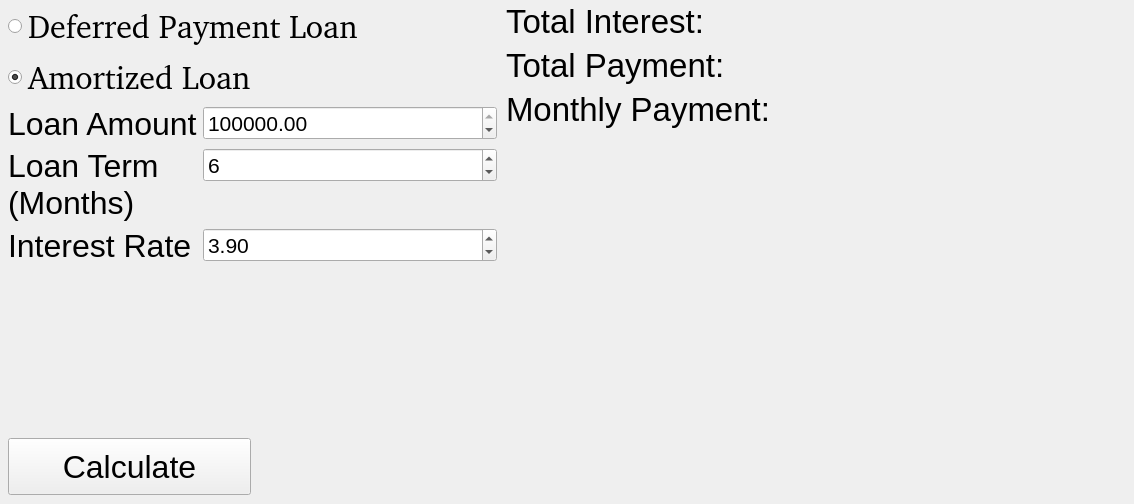
    <widget class="QWidget" name="tab_2">
     <attribute name="title">
      <string>Credit Calculator</string>
     </attribute>
     <widget class="QWidget" name="formLayoutWidget_2">
      <property name="geometry">
       <rect>
        <x>506</x>
        <y>2</y>
        <width>619</width>
        <height>231</height>
       </rect>
      </property>
      <layout class="QFormLayout" name="formLayout_2">
       <item row="0" column="0">
        <widget class="QLabel" name="label_5">
         <property name="font">
          <font>
           <pointsize>25</pointsize>
          </font>
         </property>
         <property name="text">
          <string>Total Interest:</string>
         </property>
        </widget>
       </item>
       <item row="0" column="1">
        <widget class="QLabel" name="loan_interest_label">
         <property name="font">
          <font>
           <pointsize>25</pointsize>
          </font>
         </property>
         <property name="text">
          <string/>
         </property>
         <property name="textFormat">
          <enum>Qt::PlainText</enum>
         </property>
        </widget>
       </item>
       <item row="1" column="0">
        <widget class="QLabel" name="label_6">
         <property name="font">
          <font>
           <pointsize>25</pointsize>
          </font>
         </property>
         <property name="text">
          <string>Total Payment:</string>
         </property>
        </widget>
       </item>
       <item row="1" column="1">
        <widget class="QLabel" name="loan_total_payment_label">
         <property name="font">
          <font>
           <pointsize>25</pointsize>
          </font>
         </property>
         <property name="text">
          <string/>
         </property>
         <property name="textFormat">
          <enum>Qt::PlainText</enum>
         </property>
        </widget>
       </item>
       <item row="2" column="0">
        <widget class="QLabel" name="turnable_label_1">
         <property name="font">
          <font>
           <pointsize>25</pointsize>
          </font>
         </property>
         <property name="text">
          <string>Monthly Payment:</string>
         </property>
        </widget>
       </item>
       <item row="2" column="1">
        <widget class="QLabel" name="loan_monthly_also_first_label">
         <property name="font">
          <font>
           <pointsize>25</pointsize>
          </font>
         </property>
         <property name="text">
          <string/>
         </property>
         <property name="textFormat">
          <enum>Qt::PlainText</enum>
         </property>
        </widget>
       </item>
       <item row="3" column="0">
        <widget class="QLabel" name="turnable_label_2">
         <property name="font">
          <font>
           <pointsize>25</pointsize>
          </font>
         </property>
         <property name="text">
          <string/>
         </property>
        </widget>
       </item>
       <item row="3" column="1">
        <widget class="QLabel" name="loan_last_payment_label">
         <property name="font">
          <font>
           <pointsize>25</pointsize>
          </font>
         </property>
         <property name="text">
          <string/>
         </property>
         <property name="textFormat">
          <enum>Qt::PlainText</enum>
         </property>
        </widget>
       </item>
       <item row="4" column="0">
        <widget class="QLabel" name="turnable_label_3">
         <property name="font">
          <font>
           <pointsize>25</pointsize>
          </font>
         </property>
         <property name="text">
          <string/>
         </property>
        </widget>
       </item>
       <item row="4" column="1">
        <widget class="QLabel" name="loan_step_label">
         <property name="font">
          <font>
           <pointsize>25</pointsize>
          </font>
         </property>
         <property name="text">
          <string/>
         </property>
         <property name="textFormat">
          <enum>Qt::PlainText</enum>
         </property>
        </widget>
       </item>
      </layout>
     </widget>
     <widget class="QPushButton" name="calc_loan_button">
      <property name="geometry">
       <rect>
        <x>8</x>
        <y>438</y>
        <width>243</width>
        <height>57</height>
       </rect>
      </property>
      <property name="font">
       <font>
        <pointsize>24</pointsize>
       </font>
      </property>
      <property name="text">
       <string>Calculate</string>
      </property>
     </widget>
     <widget class="QWidget" name="verticalLayoutWidget_2">
      <property name="geometry">
       <rect>
        <x>8</x>
        <y>4</y>
        <width>489</width>
        <height>273</height>
       </rect>
      </property>
      <layout class="QVBoxLayout" name="verticalLayout_2">
       <item>
        <layout class="QVBoxLayout" name="verticalLayout">
         <item>
          <widget class="QRadioButton" name="deferred_loan_radio">
           <property name="font">
            <font>
             <family>Bitstream Charter</family>
             <pointsize>24</pointsize>
            </font>
           </property>
           <property name="text">
            <string>Deferred Payment Loan</string>
           </property>
          </widget>
         </item>
         <item>
          <widget class="QRadioButton" name="amortized_loan_radio">
           <property name="font">
            <font>
             <family>Bitstream Charter</family>
             <pointsize>24</pointsize>
            </font>
           </property>
           <property name="text">
            <string>Amortized Loan</string>
           </property>
           <property name="checked">
            <bool>true</bool>
           </property>
          </widget>
         </item>
         <item>
          <layout class="QFormLayout" name="formLayout">
           <item row="0" column="0">
            <widget class="QLabel" name="label">
             <property name="font">
              <font>
               <pointsize>24</pointsize>
              </font>
             </property>
             <property name="text">
              <string>Loan Amount</string>
             </property>
            </widget>
           </item>
           <item row="1" column="0">
            <widget class="QLabel" name="label_2">
             <property name="font">
              <font>
               <pointsize>24</pointsize>
              </font>
             </property>
             <property name="text">
              <string>&lt;html&gt;&lt;head/&gt;&lt;body&gt;&lt;p&gt;Loan Term&lt;br&gt;(Months)&lt;/p&gt;</string>
             </property>
            </widget>
           </item>
           <item row="1" column="1">
            <widget class="QSpinBox" name="loan_months_spinBox">
             <property name="font">
              <font>
               <pointsize>16</pointsize>
              </font>
             </property>
             <property name="maximum">
              <number>12000</number>
             </property>
             <property name="singleStep">
              <number>3</number>
             </property>
             <property name="value">
              <number>6</number>
             </property>
            </widget>
           </item>
           <item row="2" column="0">
            <widget class="QLabel" name="label_3">
             <property name="font">
              <font>
               <pointsize>24</pointsize>
              </font>
             </property>
             <property name="text">
              <string>Interest Rate</string>
             </property>
            </widget>
           </item>
           <item row="0" column="1">
            <widget class="QDoubleSpinBox" name="loan_amount_SpinBox">
             <property name="font">
              <font>
               <pointsize>16</pointsize>
              </font>
             </property>
             <property name="maximum">
              <double>100000000000.000000000000000</double>
             </property>
             <property name="value">
              <double>100000.000000000000000</double>
             </property>
            </widget>
           </item>
           <item row="2" column="1">
            <widget class="QDoubleSpinBox" name="loan_interest_spinBox">
             <property name="font">
              <font>
               <pointsize>16</pointsize>
              </font>
             </property>
             <property name="maximum">
              <double>100.000000000000000</double>
             </property>
             <property name="value">
              <double>3.900000000000000</double>
             </property>
            </widget>
           </item>
          </layout>
         </item>
        </layout>
       </item>
      </layout>
     </widget>
    </widget>
